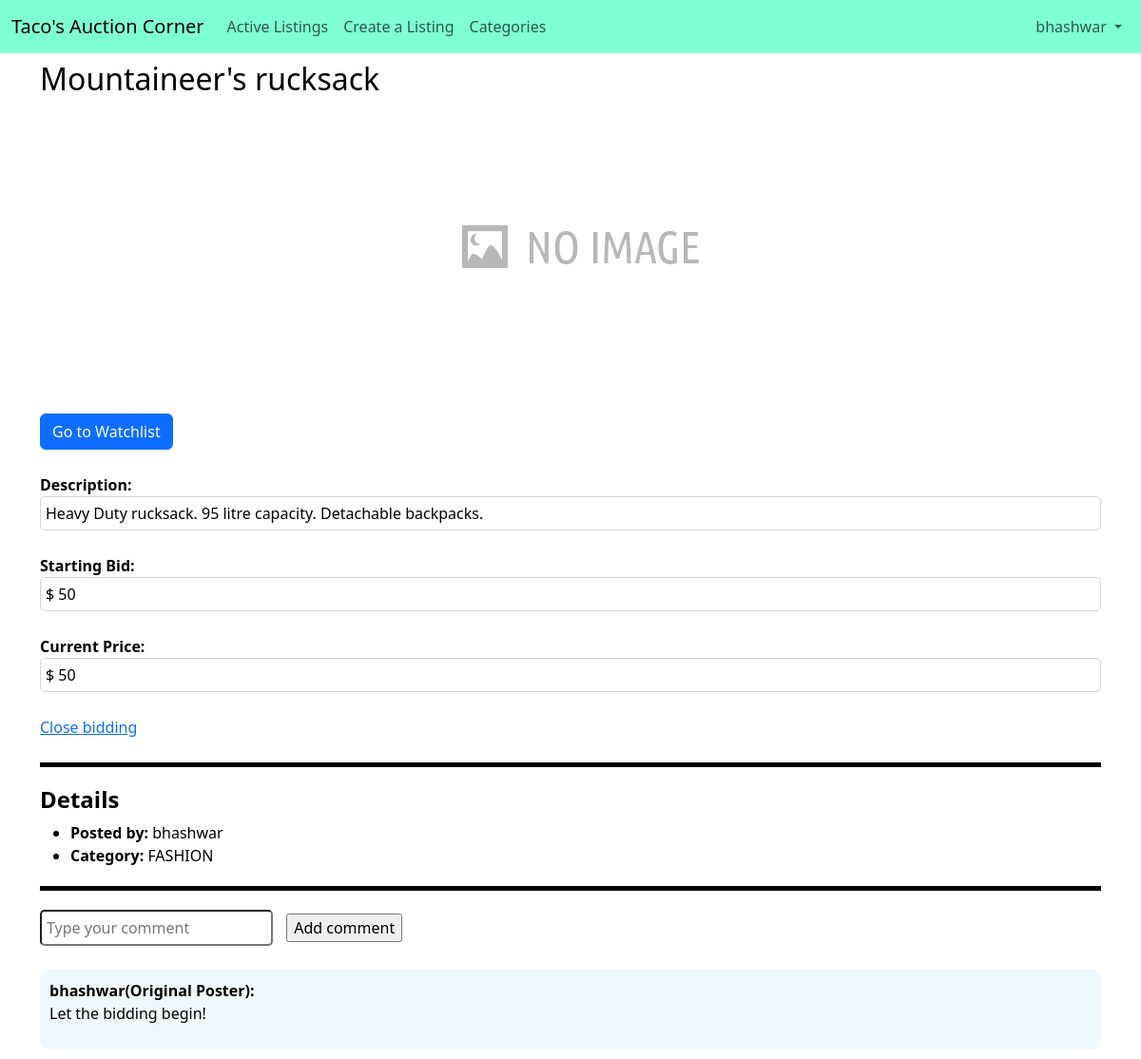
/listing/27/ (signed in), run on the app's committed database.
### auctions/models.py (models this page shows, shortened)
class User(AbstractUser):
    first_name = models.CharField(max_length=64)
    last_name = models.CharField(max_length=64)

class Listing(models.Model):
    user = models.ForeignKey(User, on_delete=models.CASCADE, related_name="listings")
    title = models.CharField(max_length=64)
    description = models.CharField(max_length=1000)
    starting_bid = models.IntegerField()
    current_price = models.IntegerField(default = starting_bid)
    image_url = models.URLField(default="No image provided")
    state = [("A", "Active"), ("D", "Deactive")]
    status = models.CharField(max_length=8, choices=state, default="A")
    CATEGORY_CHOICES = [
        ("ANTIQUES", "Antiques"),
        ("AUTOMOBILES", "Automobiles"),
        ("BOOKS", "Books/Textbooks",),
        ("ELECTRONICS", "Electronics",),
        ('FASHION', "Fashion",),
        ("TOYS", "Toys",),
        ("HOME", "Home/Kitchen",),
        ]
    category = models.CharField(
        max_length=64,
        choices=CATEGORY_CHOICES,
        default="Not Provided"
    )
    highest_bidder = models.ForeignKey(User, on_delete=models.CASCADE, related_name="bids", null=True)

class Comment(models.Model):
    user = models.ForeignKey(User, on_delete=models.CASCADE, related_name="comments")
    listing = models.ForeignKey(Listing, on_delete=models.CASCADE, related_name="listings")
    comment = models.CharField(max_length=1000)

### auctions/views.py (the view)
# urls.py: path("listing/<int:listing_id>/", views.listing, name="listing"),
@login_required(redirect_field_name=None, login_url="/login")
def listing(request, listing_id):
    details = Listing.objects.get(pk=listing_id)
    flag = False
    if (Watchlist.objects.filter(user=request.user).filter(listing=details)):
        flag = True
    comments = list(Comment.objects.filter(listing=details))
    return render(request, "auctions/listing.html", {
        "details": details, "flag": flag, "comments": comments
    })

### auctions/templates/auctions/listing.html (shortened to what this page needs)
{% extends "auctions/layout.html" %}
{% load static %}
{% block body %}
    <div id="listing-page" class="container">
        <div id="listing-title">
            <h2>{{ details.title }}</h2>
        </div>
        <div class="image-div-view">
            {% if details.image_url %}
                <img class="item-image-view" src="{{ details.image_url }}">
            {% else %}
                <img class="item-image-view" src="{% static 'auctions/no-image.png' %}">
            {% endif %}
        </div>
        <div style="margin: 25px 0px;">
            {% if not flag %}
                <form action="/watchlist/" method="post">
                    {% csrf_token %}
                    <input type="hidden" name="listing-id" value="{{ details.id }}">
                    <input class="btn btn-primary" type="submit" value="Add to Watchlist">
                </form>
            {% else %}
                <form action="/watchlist" method="get">
                    <input class="btn btn-primary" type="submit" value="Go to Watchlist">
                </form>
            {% endif %}
        </div>
        <div style="margin: 0px 0px 25px 0px;">
            <label style="font-weight: bold;">Description:</label>
            <div style="border: 1px solid lightgrey; border-radius: 5px; padding: 5px;">
                {{ details.description }}
            </div>
        </div>
        <div style="margin: 0px 0px 25px 0px;">
            <label style="font-weight: bold;">Starting Bid:</label>
            <div style="border: 1px solid lightgrey; border-radius: 5px; padding: 5px;">
                &#36;&nbsp;{{ details.starting_bid }}
            </div>
        </div>
        <div style="margin: 0px 0px 25px 0px;">
            <label style="font-weight: bold;">Current Price:</label>
            <div style="border: 1px solid lightgrey; border-radius: 5px; padding: 5px;">
                &#36;&nbsp;{{ details.current_price }}
            </div>
        </div>
        <div style="margin: 0px 0px 25px 0px;">
            {% if user.id == details.user.id %}
                {% if details.status == 'A' %}
                    <a href="{% url 'close' details.id %}">Close bidding</a>
                {% else %}
                    <p>{{ details.highest_bidder.username }} has won this auction</p>
                {% endif %}
            {% endif %}
        </div>
        <div style="border-bottom: 5px solid black; margin: 20px 0px;"></div>
        <h4 style="font-weight: bold;">Details</h4>
        <ul>
            <li><label style="font-weight: bold;">Posted by:&nbsp;</label>{{ details.user.username }}</li>
            <li>{% if details.category %}
                    <label style="font-weight: bold;">Category:&nbsp;</label>{{ details.category }}
                {% else %}
                    <label style="font-weight: bold;">No category mentioned</label>
                {% endif %}
            </li>
        </ul>
        <div style="border-bottom: 5px solid black; margin: 20px 0px;"></div>
        <div style="margin: 0px 0px 25px 0px;">
            <form action="{% url 'addcomment' details.id %}" method="post">
                <input class="input-style" type="text" name="comment" placeholder="Type your comment">
                <input class="btn-style" type="submit" value="Add comment">
            </form>
        </div>
        <div>
            {% for comment in comments %}
                <div class="comment">
                    {% if comment.user.id == details.user.id %}
                        <label style="font-weight: bold;">{{ comment.user.username }}(Original Poster):</label>
                    {% else %}
                        <label style="font-weight: bold;">{{ comment.user.username }}:</label>
                    {% endif %}
                    <p>{{ comment.comment }}</p>
                </div>
            {% empty %}
                <label>No comments</label>
            {% endfor %}
        </div>
    </div>
{% endblock %}

### auctions/templates/auctions/layout.html (shortened to what this page needs)
{% load static %}
<!DOCTYPE html>
<html lang="en">
    <head>
        <link href="https://cdn.jsdelivr.net/npm/bootstrap@5.3.0/dist/css/bootstrap.min.css" rel="stylesheet">
        <link href="{% static 'auctions/styles.css' %}" rel="stylesheet">
    </head>
    <body>
        <nav class="navbar navbar-expand-lg navbar-light" style="background-color:aquamarine;">
          <div class="container-fluid">
            <a class="navbar-brand" href="#">Taco's Auction Corner</a>
            <div class="collapse navbar-collapse" id="navbarSupportedContent">
              <ul class="navbar-nav me-auto mb-2 mb-lg-0">
                <div id="partition">
                  <div id="partition-1">
                    <li class="nav-item">
                      <a class="nav-link" aria-current="page" href="{% url 'index' %}">Active Listings</a>
                    </li>
                    {% if user.is_authenticated %}
                      <li class="nav-item">
                        <a class="nav-link" href="{% url 'addlisting' %}">Create a Listing</a>
                      </li>
                      <li class="nav-item">
                        <a class="nav-link" href="{% url 'categories' %}">Categories</a>
                      </li>
                    {% endif %}
                  </div>
                  <div id="partition-2">
                    {% if user.is_authenticated %}
                      <li class="nav-item dropdown">
                        <a class="nav-link dropdown-toggle" href="#" id="navbarDropdown" role="button" data-bs-toggle="dropdown" aria-expanded="false">
                          {{ user.username }}
                        </a>
                      </li>
                    {% endif %}
                  </div>
                </div>
              </ul>
            </div>
          </div>
        </nav>
        {% block body %}
        {% endblock %}
    </body>
</html>

### auctions/static/auctions/styles.css (style rules this page uses)
body { color: black; }
ul.navbar-nav { width: 100%; }
#partition { display: flex; justify-content: space-between; width: 100%; }
#partition-1 { display: flex; }
#listing-title { margin: 0.5em 0; width: 100%; }
.image-div-view { height: fit-content; text-align: center; }
.item-image-view { max-height: 600px; max-width: 600px; height: auto; width: auto; }
.input-style { border-radius: 5px; padding: 5px; margin-right: 10px; }
.comment { margin: 10px 0px; border: none; border-radius: 10px; padding: 10px 10px; background-color: aliceblue; }

### data on the page
User: username "bhashwar"
Listing: title "Mountaineer's rucksack", description "Heavy Duty rucksack. 95 litre capacity. Detachable backpacks.", starting_bid "50", current_price "50", user.username "bhashwar", category "FASHION"
Comment: user.username "bhashwar", comment "Let the bidding begin!"
